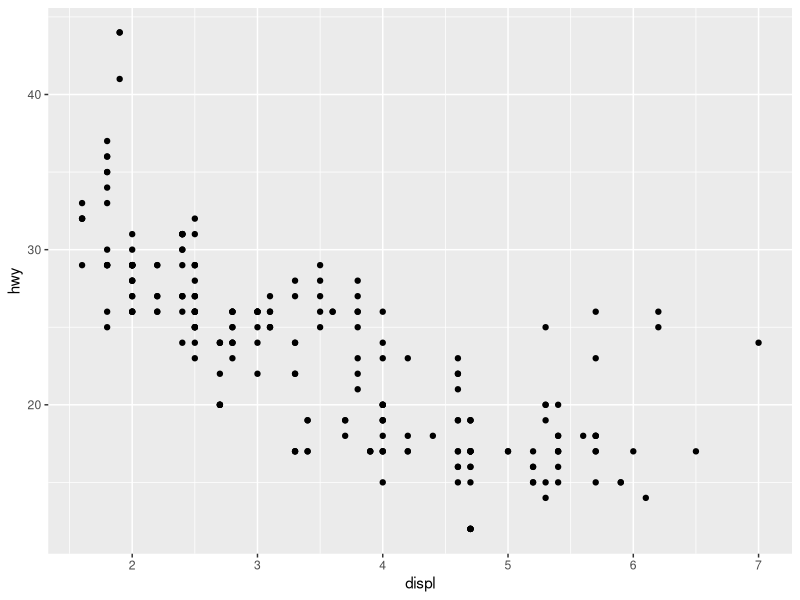
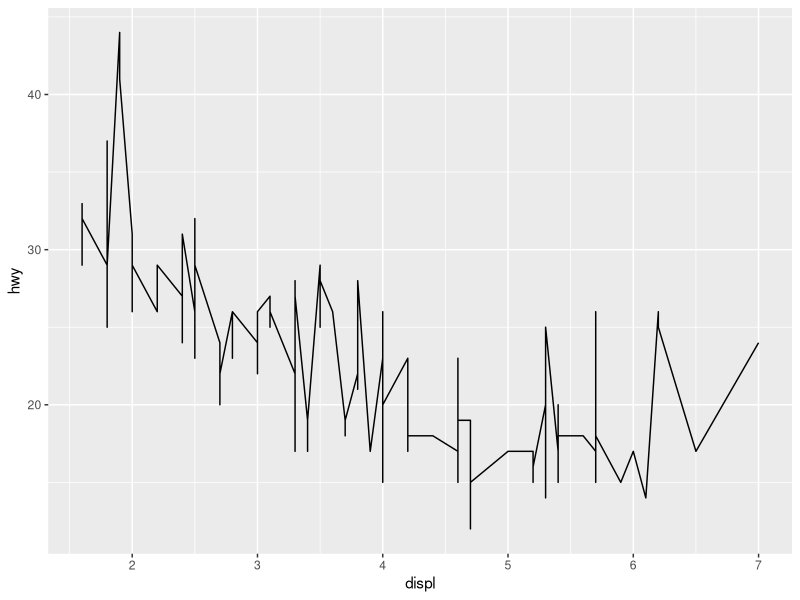
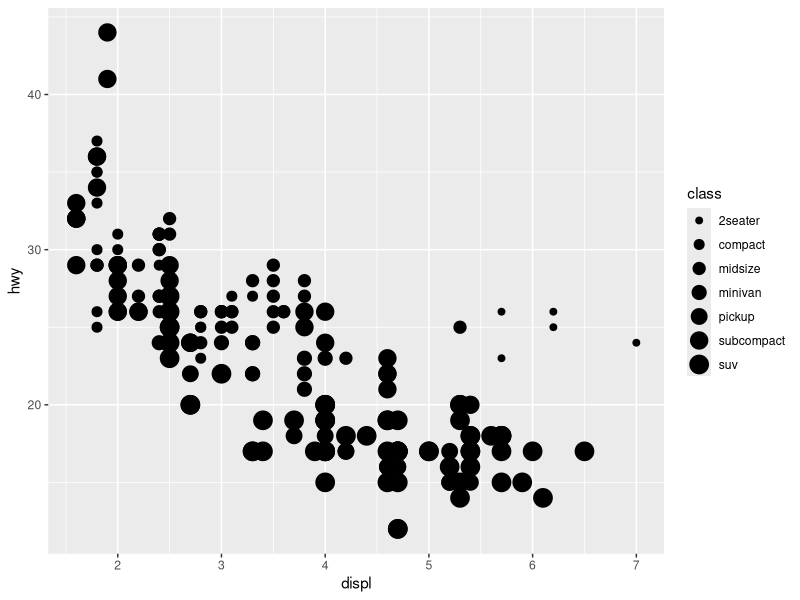
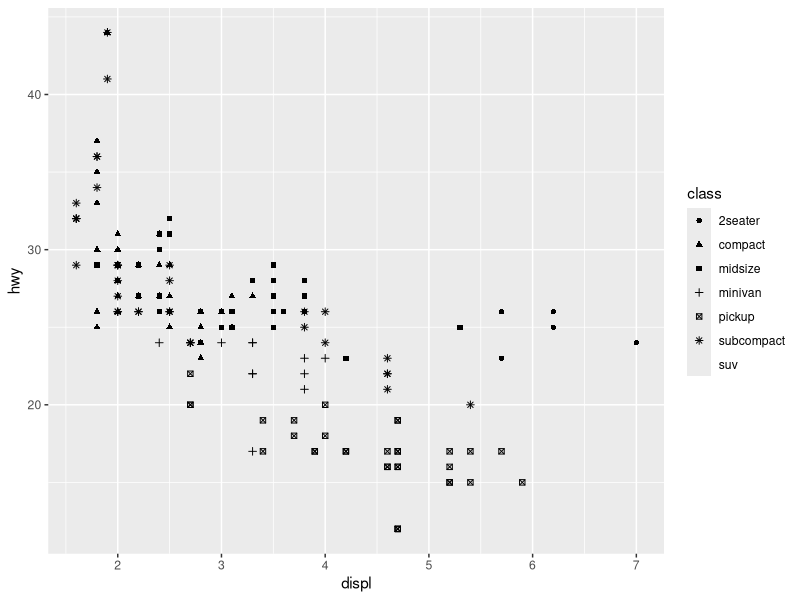
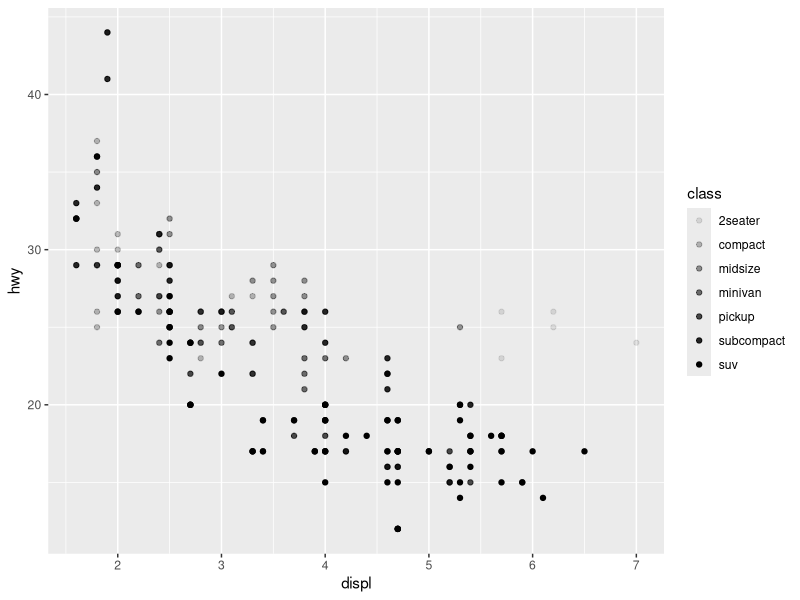
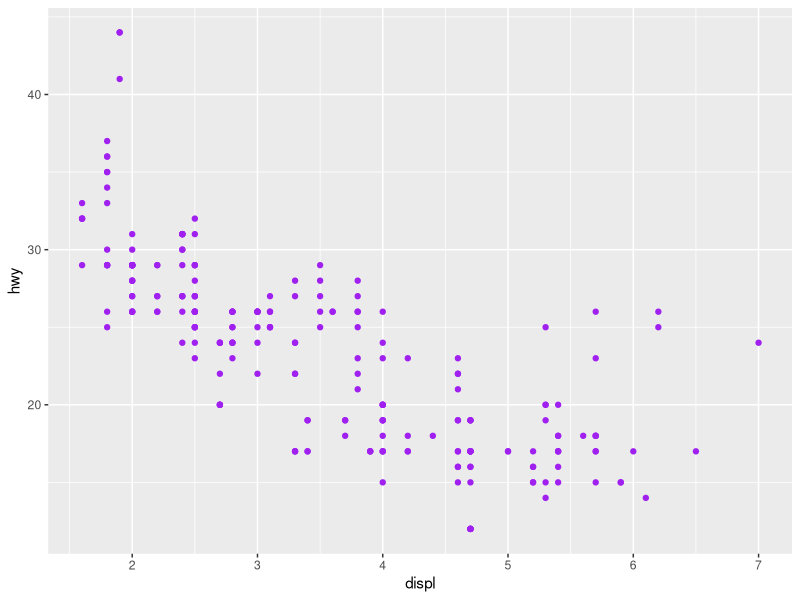
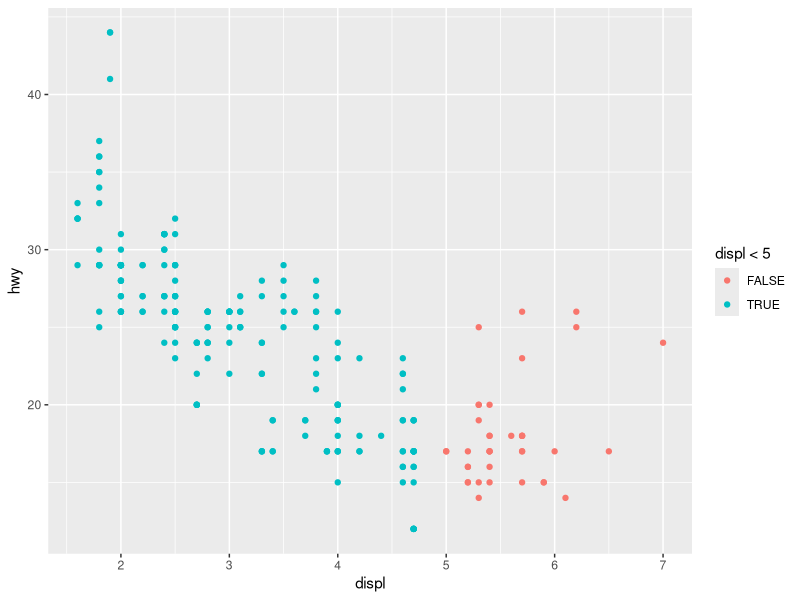
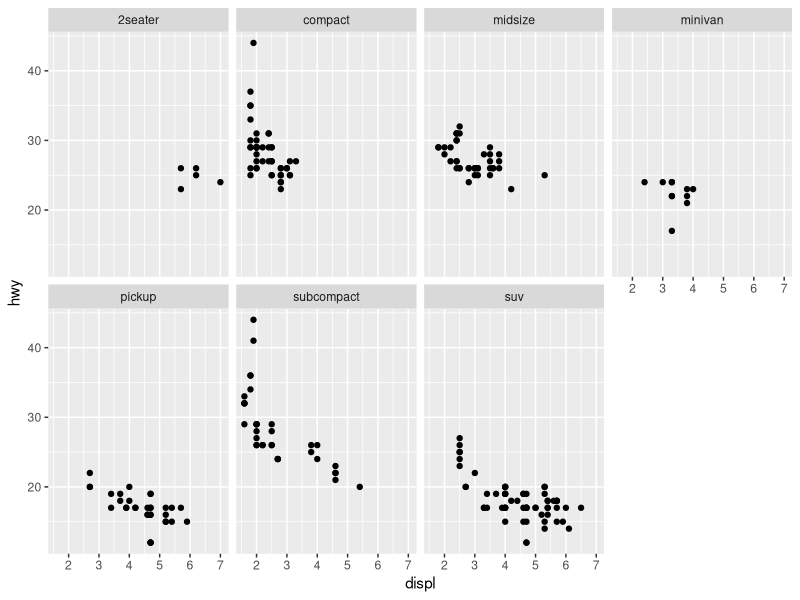

Write R code to recreate these figures, in order. (Note: this script raises an error after producing the figures.)
## WORKSHOP 1: Reproducible Research & Version Control ####

## Getting Gib Set Up ####

# gitcreds::gitcreds_set()
# install.packages("tidyverse")
library(tidyverse)

## Setting up packages and Debugging ####

# install.packages("devtools")
# devtools::install_github("r-lib/conflicted")

library(conflicted)
library(dplyr)
conflicts_prefer(dplyr::filter)
conflicts_prefer(dplyr::lag)

## Palmer Penguins Data ####
library(palmerpenguins)
library(ggthemes)

## First ggplot ####

library(ggplot2)
ggplot(data = mpg) + geom_point(mapping = aes(x = displ, y = hwy))
# displ is the engine size and hwy is the fuel efficiency
# geom_point adds a layer of points to the plot
# ggplot pulls the data you set, but you must add layers or the plot will be empty
# Mapping argument always with "aes"

## Graphing Template ####

ggplot(data = mpg) + geom_line(mapping = aes(x = displ, y = hwy))

## Aesthetic Mappings ####

# You can add a third variable to plots, such as class

ggplot(data = mpg) + geom_point(mapping = aes(x = displ, y = hwy, size = class))
# Warning: using size for a discrete variable is not advised

ggplot(data = mpg) + geom_point(mapping = aes(x = displ, y = hwy, shape = class))
# Must specify shapes manually because the shape function can only handle a max of 6 values

ggplot(data = mpg) + geom_point(mapping = aes(x = displ, y = hwy, alpha = class))
# using alpha for a discrete variable is not advised

ggplot(data = mpg) + geom_point(mapping = aes(x = displ, y = hwy), color = "purple")

ggplot(data = mpg) + geom_point(mapping = aes(x = displ, y = hwy, color = displ < 5))
# Makes it a logical function (True or False) and changes color to reflect that

## Facet and Panel Plots ####

# Use facet_wrap to create a subset of your data; only use for discrete variables
ggplot(data = mpg) + geom_point(mapping = aes(x = displ, y = hwy)) + facet_wrap(~ class, nrow = 2)
# Use facet_grid to do this with more than one variable

ggplot(data = mpg) + geom_point(mapping = aes(x = displ, y = hwy)) + facet_grid(drv ~ cyl)

ggplot(data = mpg) + geom_point(mapping = aes(x = displ, y = hwy)) + facet_grid(. ~ cyl)
# Use a . if you don't want to facet in the rows or column dimension

## Exercise 1 ####

?facet_wrap
# nrows is the number of rows, ncol is the number of columns
# shrink is used with scales. If it's true that the scale needs to be fixed, it will shrink the output of statistics.

## Fitting Simple Lines ####

ggplot(data = mpg) + geom_smooth(mapping = aes(x = displ, y = hwy))
# A geom is an object that your plot uses to represent data. You can change the geom function to whatever plot you wish to use

ggplot(data = mpg) + geom_smooth(mapping = aes(x = displ, y = hwy, color = drv, linetype = drv))
# To set the lines to different colors, you must input the variable you want the colors to be based on

## Complex Plots in ggplot ####

ggplot(data = mpg) + geom_smooth(mapping = aes(x = displ, y =hwy, color = drv, group = drv), show.legend = FALSE)

ggplot(data = mpg) + geom_point(mapping = aes(x = displ, y = hwy)) + geom_smooth(mapping = aes(x = displ, y = hwy))
# With the above code, the top and second rows are duplicates so if you wanted to change the x variable you'd have to do it in multiple locations

# Instead, you can make global mappings so you'd only have too change it in one location
ggplot(data = mpg, mapping = aes(x = displ, y = hwy)) + geom_point() + geom_smooth()

ggplot(data = mpg, mapping = aes(x = displ, y = hwy)) + geom_point(mapping = aes(color = class)) + geom_smooth()

# By doing this, you can change certain features of one set without impacting the other

# Specifying different data for each layer using a filter called "subcompact" to select a subset of the data and plot ONLY that subset
ggplot(data = mpg, mapping = aes(x = displ, y = hwy)) + geom_point(mapping = aes(color = class)) + geom_smooth(data = filter(mpg, class == "subcompact"), se = FALSE)

## Exercise 2 ####

# 1. use geom_line for a line chart, geom_boxplot for a box plot, geom_histogram for a histogram, and geom_area for an area plot.

ggplot(data = mpg, mapping = aes(x = displ, y = hwy)) + geom_point() + geom_smooth()

ggplot() + geom_point(data = mpg, mapping = aes(x = displ, y = hwy)) + geom_smooth(data = mpg, mapping = aes(x = displ, y = hwy))

# 2. The top code will give us the same plot from earlier. One chart using both point data and a smooth line (kinda like a line of best fit). The bottom code will give us two different plots in panels because of the + before the geom_point function

# 3.In reality, the above code give the same result because, as we saw earlier, you can duplicate the data or make it global. In the bottom code, we have simply duplicated the data in the top code.

## Transformations and Stats ####

# Now we will use the diamond data set

ggplot(data = diamonds) + geom_bar(mapping = aes(x = cut))

ggplot(data = diamonds) + stat_count(mapping = aes(x = cut))

## Overriding Defaults in ggplot2 ####

demo <- tribble(
  ~cut,         ~freq,
  "Fair",       1610,
  "Good",       4906,
  "Very Good",  12082,
  "Premium",    13791,
  "Ideal",      21551
)

ggplot(data = demo) + geom_bar(mapping = aes(x = cut, y = freq), stat = "identity")

ggplot(data = diamonds) + geom_bar(mapping = aes(x = cut, y = stat(prop), group = 1))

ggplot(data = diamonds) + stat_summary(mapping = aes(x = cut, y = depth), fun.min = min, fun.max = max, fun = median)

## Aesthetic Adjustment ####

ggplot(data = diamonds) + geom_bar(mapping = aes(x = cut, color = cut)) # Has grey bars with a highlighted color around each bar

ggplot(data = diamonds) + geom_bar(mapping = aes(x = cut, fill = cut)) # Changes the color for each bar

ggplot(data = diamonds) + geom_bar(mapping = aes(x = cut, fill = clarity)) # Stacks the bars and has a different color for each clarity

# To alter transparency (alpha)
ggplot(data = diamonds, mapping = aes(x = cut, fill = clarity)) + geom_bar(alpha = 1/5, position = "identity")

# To color the bar outlines with no fill color
ggplot(data = diamonds, mapping = aes(x = cut, color = clarity)) + geom_bar(fill = NA, position = "identity")

# position = "fill" works like stacking, but makes each set of stacked bars the same height

ggplot(data = diamonds) + geom_bar(mapping = aes(x = cut, fill = clarity), position = "fill")

# position = "dodge" places overlapping objects directly beside on another

ggplot(data = diamonds) + geom_bar(mapping = aes(x = cut, fill = clarity), position = "dodge")

# position = "jitter" adds a small amount of random noise to each point so it doesn't overplot when points overlap

ggplot(data = mpg) + geom_point(mapping = aes(x = displ, y = hwy), position = "jitter")

## Workshop 2: Using ggplot2 for Communication ####

## Labels ####

ggplot(mpg, aes(displ, hwy)) +
  geom_point(aes(color = class)) +
  geom_smooth(se = FALSE) +
  labs(title = "Fuel efficiency generally decreases with engine size")

ggplot(mpg, aes(displ, hwy)) +
  geom_point(aes(color = class)) +
  geom_smooth(se = FALSE) +
  labs(
    title = "Fuel efficiency generally decreases with engine size",
    subtitle = "Two seaters (sports cars) are an exception because of their light weight",
    caption = "Data from fueleconomy.gov"
  )

ggplot(mpg, aes(displ, hwy)) +
  geom_point(aes(color = class)) +
  geom_smooth(se = FALSE) +
  labs(
    x = "Engine displacement (L)",
    y = "Highway fuel economy (mpg)",
    colour = "Car type"
  )

## Annotations ####

best_in_class <- mpg %>%
  group_by(class) %>%
  filter(row_number(desc(hwy)) == 1)

ggplot(mpg, aes(displ, hwy)) +
  geom_point(aes(color = class)) +
  geom_text(aes(label = model), data = best_in_class)

## Scales ####

ggplot(mpg, aes(displ, hwy)) +
  geom_point(aes(color = class))

ggplot(mpg, aes(displ, hwy)) +
  geom_point(aes(color = class)) +
  scale_x_continuous() +
  scale_y_continuous() +
  scale_colour_discrete()

## Axis Ticks ####

ggplot(mpg, aes(displ, hwy)) +
  geom_point() +
  scale_y_continuous(breaks = seq(15, 40, by = 5))
# Sets the y-axis range (min: 15, max: 40) and goes in increments of 5

ggplot(mpg, aes(displ, hwy)) +
  geom_point() +
  scale_x_continuous(labels = NULL) +
  scale_y_continuous(labels = NULL)

## Legends and Color Schemes ####

base <- ggplot(mpg, aes(displ, hwy)) +
  geom_point(aes(color = class))

base + theme(legend.position = "left")
base + theme(legend.position = "top")
base + theme(legend.position = "bottom")
base + theme(legend.position = "right") # the default
base + theme(legend.position = "none")

## Replacing a Scale ####

ggplot(diamonds, aes(carat, price)) +
  geom_bin2d() + 
  scale_x_log10() + 
  scale_y_log10()

ggplot(mpg, aes(displ, hwy)) +
  geom_point(aes(color = drv))

ggplot(mpg, aes(displ, hwy)) +
  geom_point(aes(color = drv)) +
  scale_color_brewer(palette = "Set1")

ggplot(mpg, aes(displ, hwy)) +
  geom_point(aes(color = drv, shape = drv)) +
  scale_color_brewer(palette = "Set1")

presidential %>%
  mutate(id = 33 + row_number()) %>%
  ggplot(aes(start, id, color = party)) +
  geom_point() +
  geom_segment(aes(xend = end, yend = id)) +
  scale_color_manual(values = c(Republican = "red", Democratic = "blue"))

## Popular Color Package ####

# install.packages("viridis")
# install.packages("hexbin")
library(viridis)
library(hexbin)

df <- tibble(
  x = rnorm(10000),
  y = rnorm(10000)
) # Making a fake data set to plot using this function

ggplot(df, aes(x, y)) +
  geom_hex() + # New geom!
  coord_fixed()

ggplot(df, aes(x, y)) +
  geom_hex() +
  viridis::scale_fill_viridis() +
  coord_fixed()

## Themes ####

ggplot(mpg, aes(displ, hwy)) +
  geom_point(aes(color = class)) +
  geom_smooth(se = FALSE) +
  theme_bw()

ggplot(mpg, aes(displ, hwy)) +
  geom_point(aes(color = class)) +
  geom_smooth(se = FALSE) +
  theme_light()

ggplot(mpg, aes(displ, hwy)) +
  geom_point(aes(color = class)) +
  geom_smooth(se = FALSE) +
  theme_classic()

ggplot(mpg, aes(displ, hwy)) +
  geom_point(aes(color = class)) +
  geom_smooth(se = FALSE) +
  theme_dark()

# Theme that Ben wrote himself so his plots are the same style. We can do this to format our own as well

theme (panel.border = element_blank(),
       panel.grid.minor.x = element_blank(),
       panel.grid.minor.y = element_blank(),
       legend.position = "bottom",
       legend.title = element_blank(),
       legend.text = element_text(size=8),
       panel.grid.major = element_blank(),
       legend.key = element_blank(),
       legend.background = element_blank(),
       axis.text.y = element_text(colour="black"),
       axis.text.x = element_text(colour="black"),
       text = element_text(family="Arial")) 

## Saving/Exporting Plots ####

ggplot(mpg, aes(displ, hwy)) + geom_point()

ggsave("Mod4-Workshop2-plot.pdf")

# Use width width and height arguments to play with dimensions of your plot

## Workshop 3 - Data Wrangling ####

## Tidy Data ####

library(tidyverse)

# Compute rate per 10,000
table1 %>% 
  mutate(rate = cases / population * 10000)
#> # A tibble: 6 × 5
#>   country      year  cases population  rate
#>   <chr>       <dbl>  <dbl>      <dbl> <dbl>
#> 1 Afghanistan  1999    745   19987071 0.373
#> 2 Afghanistan  2000   2666   20595360 1.29 
#> 3 Brazil       1999  37737  172006362 2.19 
#> 4 Brazil       2000  80488  174504898 4.61 
#> 5 China        1999 212258 1272915272 1.67 
#> 6 China        2000 213766 1280428583 1.67

# Compute cases per year
table1 %>% 
  count(year, wt = cases)
#> # A tibble: 2 × 2
#>    year      n
#>   <dbl>  <dbl>
#> 1  1999 250740
#> 2  2000 296920

# Visualise changes over time
library(ggplot2)
ggplot(table1, aes(year, cases)) + 
  geom_line(aes(group = country), colour = "grey50") + 
  geom_point(aes(colour = country))

##  Exercise 3 ####

# 1. For each of the sample tables, describe what each observation and each column represents.

# 2. Sketch out the processes you'd use to calculate the 'rate' for table2 and table3. You will need to perform four operations.
    # a.Extract the number of TB cases per country per year
    # b. Extract the matching population per country per year
    # c. Divide cases by population, and multiply by 1,000
    # d. Store back in the appropriate place

## Pivoting Data ####

## Lengthening Data sets ####

# Pivoting data set longer is the most common tidying issue. pivot_longer() makes data sets "longer" by increasing the # of rows and decreasing the number of columns. pivot_longer() splits the data set by column, and reformats it into the tidy format of observations as rows, columns as variables, and values as cell entries.

billboard

billboard |>
  pivot_longer(
    cols = starts_with("wk"),
    names_to = "week",
    values_to = "rank"
  )

billboard |>
  pivot_longer(
    cols = starts_with("wk"),
    names_to = "week",
    values_to = "rank",
    values_drop_na = TRUE
  ) # This is used to drop any NA values

## Pivoting Longer ####

df <- tribble(
  ~id, ~bp1, ~bp2,
  "A", 100, 120,
  "B", 140, 115,
  "C", 120, 125
) # Created a data set called 'df' with three variables and their associated values
# New tidy data set with three variables:
# 1. id (already exists)
# 2. measurment (column names)
# 3. value (cell values)

df |>
  pivot_longer(
    cols = bp1:bp2,
    names_to = "measurement",
    values_to = "value"
  )

## Widening Data sets ####

# Widening a data set is the opposite of lengthening and we do so using the pivot_wider() function. pivot_wider() allows us to handle an observation if it's scattered across *multiple rows*.

cms_patient_experience

cms_patient_experience |>
  distinct(measure_cd, measure_title)
# Instead of choosing new column names, we need to provide the existing columns that define the values and the column name.

cms_patient_experience |>
  pivot_wider(
    names_from = measure_cd,
    values_from = prf_rate
  ) # Tibble doesn't look right because we need to also tell the pivot_wider() which column or columns have values that uniquely identify each row.

cms_patient_experience |>
  pivot_wider(
    id_cols = starts_with("org"),
    names_from = measure_cd,
    values_from = prf_rate
  )

## Pivoting Wider ####

df <- tribble(
  ~id, ~measurement, ~value,
  "A", "bp1", 100,
  "B", "bp1", 140,
  "B", "bp2", 115,
  "A", "bp2", 120,
  "A", "bp3", 105
)

df |>
  pivot_wider(
    names_from = measurement,
    values_from = value
  )

df |>
  distinct(measurement) |>
  pull() # pulls the values associated with measurement that aren't going into the new names or values.

df |>
  select(-measurement, -value) |>
  distinct() # Selects the columns to remove and just gives us the 'id' column

df |>
  select(-measurement, -value) |>
  distinct() |>
  mutate(x = NA, y = NA, z = NA) # This fills all of the missing values using the data in the input. 

## Exercise 4 ####

# 1. Why are pivot_longer() and pivot_wider() not perfectly symmetrical? Carefully consider the following example.
stocks <- tibble(
  year   = c(2015, 2015, 2016, 2016),
  half  = c(   1,    2,     1,    2),
  return = c(1.88, 0.59, 0.92, 0.17)
)

stocks %>% 
  pivot_wider(names_from = year, values_from = return) %>% 
  pivot_longer(`2015`:`2016`, names_to = "year", values_to = "return")

# 2. Why does this code fail?
table4a %>% 
  pivot_longer(c(1999, 2000), names_to = "year", values_to = "cases")

# 3. Consider the sample tibble below. Do you need to make it wider or longer? What are the variables?
preg <- tribble(
  ~pregnant, ~male, ~female,
  "yes",     NA,    10,
  "no",      20,    12
)

## Separating/Uniting Data Tables ####

# In this section, the example table (table 3) has a column (rate) that contains two variables (cases and population). To address this issue, we can use the separate() function, which separates one column into multiple columns.

table3

table3 %>%
  separate(rate, into = c("cases", "population"))
# By default, separate() will split values wherever it sees a non-alphanumeric character (i.e. a character that isn't a number or letter). If you wish to use a specific character to separate a column, you can pass the character to the sep argument of separate().

table3 %>%
  separate(rate, into = c("cases", "population"), sep = "/")

# As a default, separate() labeled 'cases' and 'population' as character types. But the values are numeric. We  want to ask separate() to convert them to better types using convert = TRUE.

table3 %>%
  separate(rate, into = c("cases", "population"), convert = TRUE)

## Handling Missing Values ####

## Explicit missing values ####

## Fixed Values ####

## NaN ####

# NaN = Not a Number

## Implicit Missing Values ####

## Import Data into R ####

## CSV Files ####

## Practical Advice ####

## Exercise 5 ####

## Relational Data ####

## Joining Data Sets ####

## Mutating Joins ####

## Pipes for Readable Workflows ####

## Workshop 4 - Spatial Data in R ####
